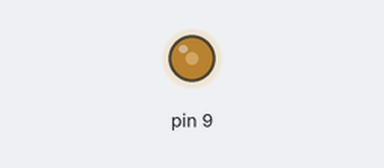
Bench run of a sketch on a simulated Arduino Uno, built with avr-gcc and run on an emulated ATmega328P. Parts: output pins drawn as LEDs (lit = HIGH).

Above: at 0.1 s.
Timing chart, 0 to 1.6 s (numbered marks = the images above):
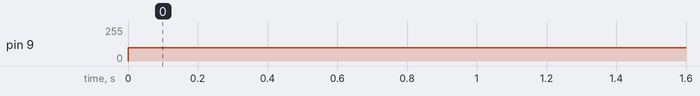

Measured:
- by itself, pin 9: 0/255 → 100/255 at 0.00 s

The sketch:

PWM.ino
```cpp
#include <PWM.h>
//库下载地址：https://github.com/abrightwell/arduino-pwm-frequency-library
int led = 9;                // led所连接到的引脚
int brightness = 100;         // led的亮度，也就是占空比，范围是0-255
int32_t frequency = 10000; // 频率 (单位是Hz)

void setup()
{
  // 初始化除了0号计时器以外的其他计时器
  InitTimersSafe();

  // 设置指定引脚的频率
  bool success = SetPinFrequencySafe(led, frequency);

}

void loop()
{
  pwmWrite(led, brightness);
  delay(30);
}
```
